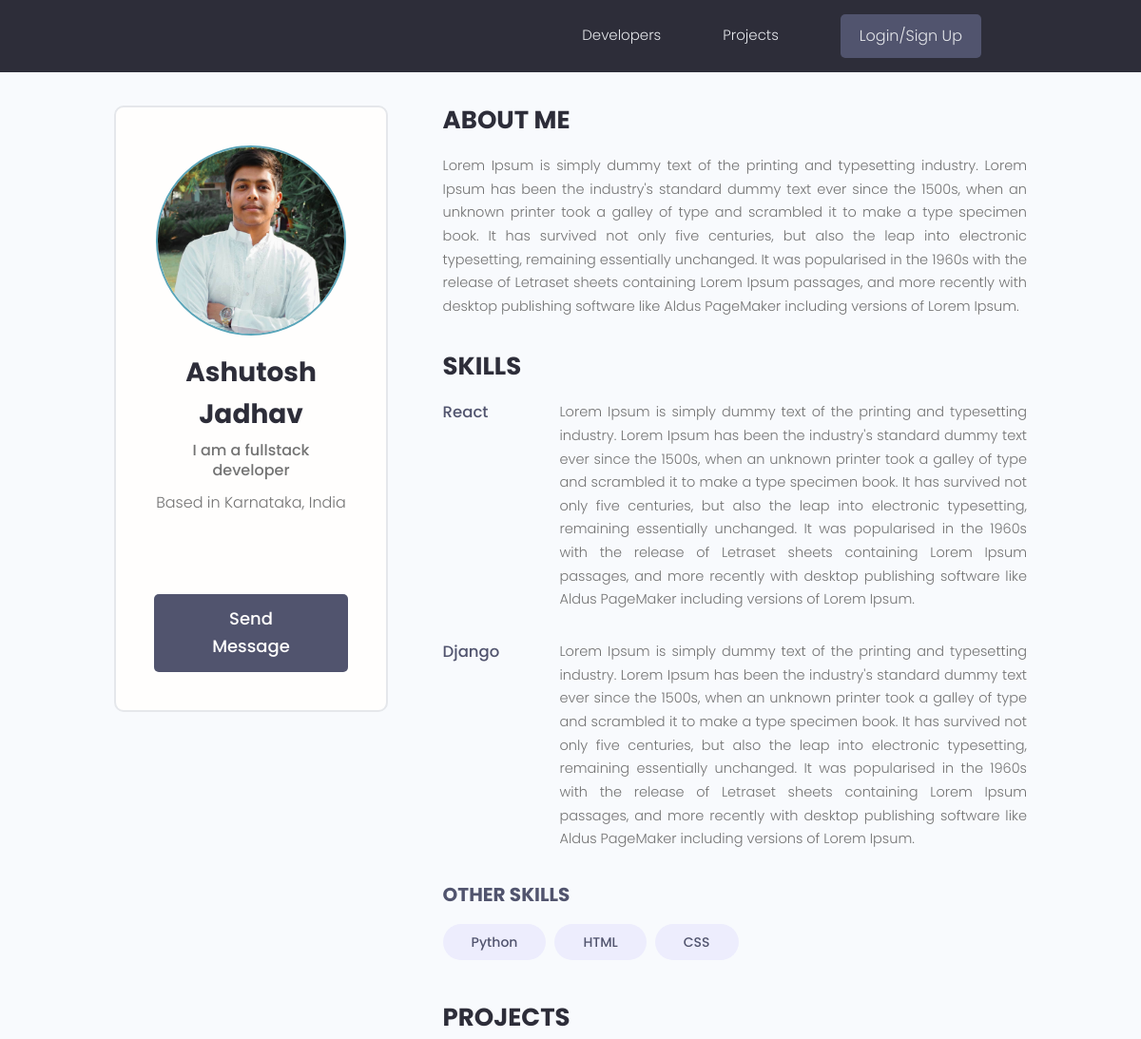
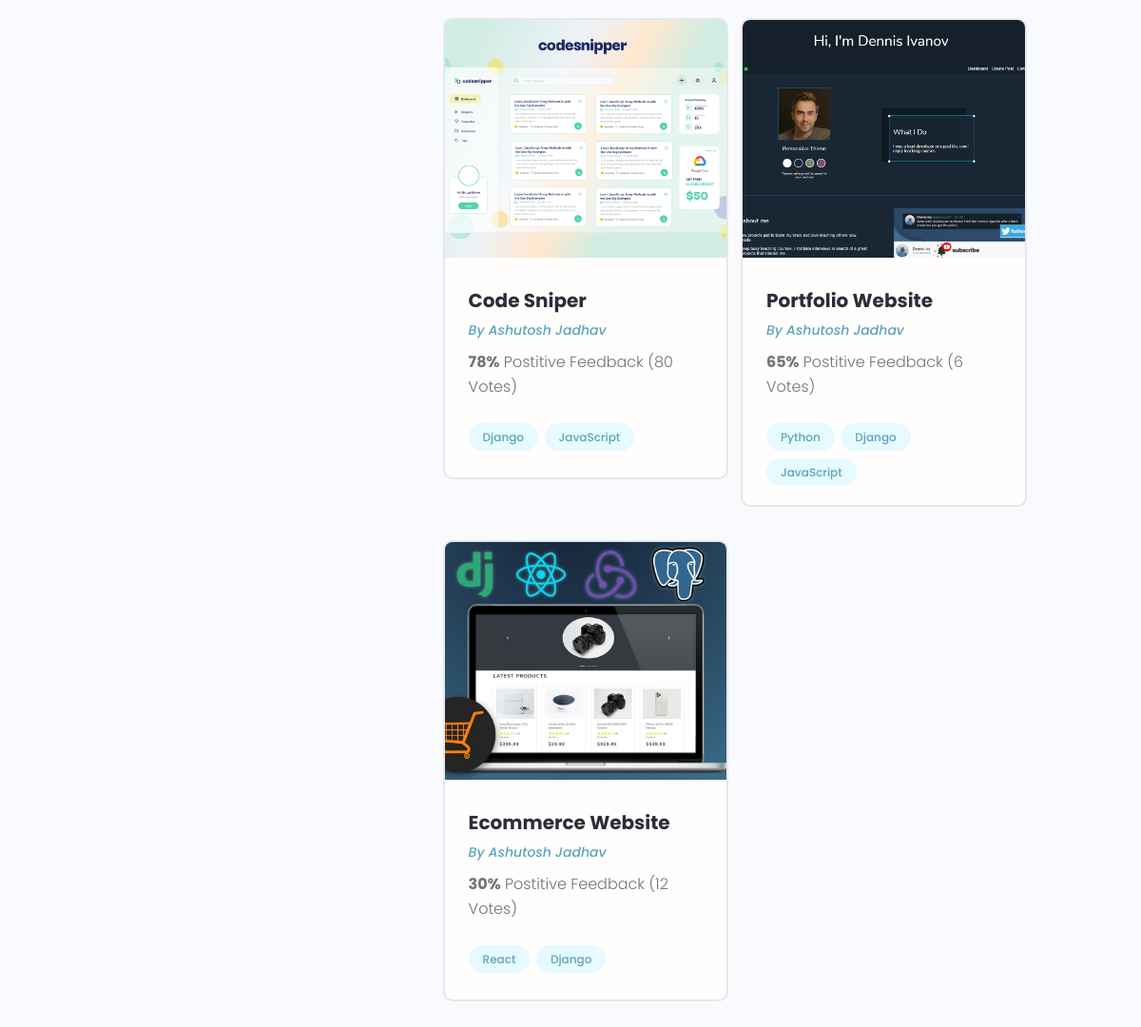
Screenshot of /profile/611f9e17-7352-40f4-abd1-d52e8c5a1a73/ with the database file from the repository (2 pictures, top to bottom).
### users/models.py (models this page shows, shortened)
class Profile(models.Model):
    user = models.OneToOneField(
        User, on_delete=models.CASCADE, null=True, blank=True)
    name = models.CharField(max_length=200, blank=True, null=True)
    email = models.EmailField(max_length=500, blank=True, null=True)
    username = models.CharField(max_length=200, blank=True, null=True)
    location = models.CharField(max_length=200, blank=True, null=True)
    short_intro = models.CharField(max_length=200, blank=True, null=True)
    bio = models.TextField(blank=True, null=True)
    profile_image = models.ImageField(
        null=True, blank=True, upload_to='profiles/', default="profiles/user-default.png")
    social_github = models.CharField(max_length=200, blank=True, null=True)
    social_twitter = models.CharField(max_length=200, blank=True, null=True)
    social_linkedin = models.CharField(max_length=200, blank=True, null=True)
    social_youtube = models.CharField(max_length=200, blank=True, null=True)
    social_website = models.CharField(max_length=200, blank=True, null=True)
    created = models.DateTimeField(auto_now_add=True)
    id = models.UUIDField(default=uuid.uuid4, unique=True,
                          primary_key=True, editable=False)
    class Meta:
        ordering = ['created']
    @property
    def imageURL(self):
        try:
            url = self.profile_image.url
        except:
            url = ''
        return url

class Skill(models.Model):
    owner = models.ForeignKey(
        Profile, on_delete=models.CASCADE, null=True, blank=True)
    name = models.CharField(max_length=200, blank=True, null=True)
    description = models.TextField(null=True, blank=True)
    created = models.DateTimeField(auto_now_add=True)
    id = models.UUIDField(default=uuid.uuid4, unique=True,
                          primary_key=True, editable=False)
    def __str__(self):
        return str(self.name)

### projects/models.py (models this page shows, shortened)
class Project(models.Model):
    owner = models.ForeignKey(
        Profile, null=True, blank=True, on_delete=models.CASCADE)
    title = models.CharField(max_length=200)
    description = models.TextField(null=True, blank=True)
    featured_image = models.ImageField(
        null=True, blank=True, default="default.jpg")
    demo_link = models.CharField(max_length=2000, null=True, blank=True)
    source_link = models.CharField(max_length=2000, null=True, blank=True)
    tags = models.ManyToManyField('Tag', blank=True)
    vote_total = models.IntegerField(default=0, null=True, blank=True)
    vote_ratio = models.IntegerField(default=0, null=True, blank=True)
    created = models.DateTimeField(auto_now_add=True)
    id = models.UUIDField(default=uuid.uuid4, unique=True,
                          primary_key=True, editable=False)
    class Meta:
        ordering = ['-vote_ratio', '-vote_total', 'title']
    @property
    def imageURL(self):
        try:
            url = self.featured_image.url
        except:
            url = ''
        return url

class Tag(models.Model):
    name = models.CharField(max_length=200)
    created = models.DateTimeField(auto_now_add=True)
    id = models.UUIDField(default=uuid.uuid4, unique=True,
                          primary_key=True, editable=False)
    def __str__(self):
        return self.name

### users/views.py (the view)
# urls.py: path('profile/<str:pk>/', views.userProfile, name="user-profile"),
def userProfile(request, pk):
    profile = Profile.objects.get(id=pk)
    topSkills = profile.skill_set.exclude(description__exact="")
    otherSkills = profile.skill_set.filter(description="")
    context = {'profile': profile, 'topSkills': topSkills,
               "otherSkills": otherSkills}
    return render(request, 'users/user-profile.html', context)

### users/templates/users/user-profile.html (shortened to what this page needs)
{% extends 'main.html' %}
{% block content %}
<main class="profile my-md">
    <div class="container">
        <div class="layout">
            <div class="column column--1of3">
                <div class="card text-center">
                    <div class="card__body dev">
                        <img class="avatar avatar--xl" src="{{ profile.imageURL }}" />
                        <h2 class="dev__name">{{profile.name}}</h2>
                        <p class="dev__title">{{profile.short_intro}}</p>
                        <p class="dev__location">Based in {{profile.location}}</p>
                        <ul class="dev__social">
                        </ul>
                        {% if request.user.profile.id != profile.id %}
                        <a href="{% url 'create-message' profile.id %}" class="btn btn--sub btn--lg">Send Message </a>
                        {% endif %}
                    </div>
                </div>
            </div>
            <div class="column column--2of3">
                <div class="devInfo">
                    <h3 class="devInfo__title">About Me</h3>
                    <p class="devInfo__about">{{profile.bio}}</p>
                </div>
                <div class="devInfo">
                    <h3 class="devInfo__title">Skills</h3>
                    <div class="devInfo__skills">
                        {% for skill in topSkills %}
                        <div class="devSkill">
                            <h4 class="devSkill__title">{{skill.name}}</h4>
                            <p class="devSkill__info">{{skill.description}}</p>
                        </div>
                        {% endfor %}
                        <h3 class="devInfo__subtitle">Other Skills</h3>
                        <div class="devInfo__otherSkills">
                            {% for skill in otherSkills %}
                            <span class="tag tag--pill tag--sub tag--lg">
                                <small>{{skill}}</small>
                            </span>
                            {% endfor %}
                        </div>
                    </div>
                </div>
                <div class="devInfo">
                    <h3 class="devInfo__title">Projects</h3>
                    <div class="grid grid--two">
                        {% for project in profile.project_set.all %}
                        <div class="column">
                            <div class="card project">
                                <a href="{% url 'project' project.id %}" class="project">
                                    <img class="project__thumbnail" src="{{project.imageURL}}"
                                        alt="project thumbnail" />
                                    <div class="card__body">
                                        <h3 class="project__title">{{project.title}}</h3>
                                        <p><a class="project__author"
                                                href="{% url 'user-profile' project.owner.id %}">By
                                                {{project.owner.name}}</a>
                                        </p>
                                        <p class="project--rating">
                                            <span style="font-weight: bold;">{{project.vote_ratio}}%</span> Postitive
                                            Feedback ({{project.vote_total}} Vote{{project.vote_total|pluralize:"s"}})
                                        </p>
                                        <div class="project__tags">
                                            {% for tag in project.tags.all %}
                                            <span class="tag tag--pill tag--main">
                                                <small>{{tag}}</small>
                                            </span>
                                            {% endfor %}
                                        </div>
                                    </div>
                                </a>
                            </div>
                        </div>
                        {% endfor %}
                    </div>
                </div>
            </div>
        </div>
    </div>
</main>
{% endblock content %}

### static/styles/app.css (style rules this page uses)
:root { --color-sub: #2d2d39; }
.btn--sub { background-color: var(--color-sub-light); }
.card { border: 2px solid var(--color-light); }
img { width: 100%; }
.profile .card > .dev { padding: 4rem; }
.dev__name { color: var(--color-sub); font-size: 2.8rem; font-weight: 700; margin-top: 1rem; margin-bottom: 0.5rem; }
.dev__title { font-size: 1.6rem; font-weight: 500; line-height: 1.3; }
.dev__location { margin-top: 1rem; }
.dev__social { margin: 3rem 0; list-style: none; display: flex; justify-content: center; gap: 1.5rem; }
.devInfo { margin-bottom: 3rem; }
.devInfo__title, .devInfo__subtitle { font-size: 2.6rem; color: var(--color-sub); text-transform: uppercase; font-weight: 700; margin-bottom: 1.5rem; }
.devInfo__subtitle { font-size: 2rem; color: var(--color-sub-light); }
.devInfo__about, .devSkill__info { font-size: 1.45rem; line-height: 1.7; text-align: justify; }
.devSkill { margin-bottom: 3rem; }
.devSkill__title { font-size: 1.65rem; font-weight: 500; color: var(--color-sub-light); }
@media screen and (min-width: 700px) { .devSkill { display: flex; justify-content: space-between; gap: 3rem; } }
@media screen and (min-width: 700px) { .devSkill__info { flex-basis: 80%; } }
.project__author { font-size: 1.4rem; font-style: italic; }
.project--rating { margin-bottom: 1.6em; margin-top: .5em; }
.project__thumbnail { height: 25rem; object-fit: cover; object-position: top center; }
.project__title { font-size: 2rem; font-weight: 700; color: var(--color-sub); }

### static/uikit/styles/modules/_variables.css (style rules this page uses)
:root { --color-main: #5aa5b9; --color-main-light: #e6faff; --color-sub: #3f4156; --color-sub-light: #51546e; --color-sub-lighter: #ededfd; --color-text: #737373; --color-gray: #8b8b8b; --color-light: #e5e7eb; --color-light-gray: #767676; --color-bg: #f8fafd; --color-white: #fffefd; --color-white-light: #f3f3f3; --color-success: #359e64; --color-success-bg: #def8e8; --color-error: #fc4b0b; --color-error-bg: #fff2ee; --font-base: 'Poppins', arial, helvetica, 'Segoe UI', roboto, ubuntu, sans-serif; --font-monospace: 'Fira Code', 'Courier New', courier, monospace; --font-regular: 300; --font-medium: 500; --font-bold: 700; --generic-shadow: 1px 1px 5px #00000010; --generic-transition: all 0.3s ease-in-out; }

### static/uikit/styles/modules/_base.css (style rules this page uses)
* { margin: 0; padding: 0; box-sizing: border-box; text-rendering: optimizeLegibility; color: inherit; font-size: inherit; }
html { font-size: 50%; }
@media only screen and (min-width: 480px) { html { font-size: 56.25%; } }
@media only screen and (min-width: 1200px) { html { font-size: 62.5%; } }
body { line-height: 1.6; font-weight: 400; font-size: 1.5rem; color: var(--color-text); background-color: var(--color-bg); min-height: 100vh; }

### static/uikit/styles/modules/_typography.css (style rules this page uses)
* { font-family: var(--font-base); }
h2 { font-size: 3.6rem; font-weight: var(--font-bold); }
h3 { font-size: 3.2rem; font-weight: var(--font-medium); }
h4 { font-size: 2.8rem; font-weight: var(--font-medium); }
p, span, strong { font-size: 1.6rem; color: var(--color-text); font-weight: var(--font-regular); }
a { padding-bottom: 2px; text-decoration: none; display: inline-block; color: var(--color-main); font-weight: var(--font-medium); }

### static/uikit/styles/modules/_utilities.css (style rules this page uses)
.container { width: 92%; max-width: 165rem; margin: 0 auto; box-sizing: border-box; }
@media screen and (min-width: 1000px) { .container { width: 90%; } }
@media screen and (min-width: 1200px) { .container { width: 80%; } }
.text-center { text-align: center; }
.my-md { margin: 3rem auto; }

### static/uikit/styles/modules/_avatar.css (style rules this page uses)
.avatar { border-radius: 50%; border: 2px solid var(--color-main); object-fit: cover; }
.avatar--xl { height: 20rem; width: 20rem; }

### static/uikit/styles/modules/_button.css (style rules this page uses)
.btn { display: inline-block; position: relative; cursor: pointer; background-color: var(--color-light); font-weight: var(--font-medium); color: var(--color-sub); text-decoration: none; padding: 1rem 2rem; border-radius: 0.5rem; border: none; width: -webkit-fit-content; width: -moz-fit-content; width: fit-content; height: -webkit-fit-content; height: -moz-fit-content; height: fit-content; font-size: 1.6rem; outline-width: 0; outline-color: transparent; -webkit-backface-visibility: hidden; backface-visibility: hidden; transition: all 0.3s ease-in-out; }
.btn--sub { background-color: var(--color-sub); color: var(--color-white); }
.btn--lg { font-size: 1.8rem; padding: 1.2rem 4.5rem; }

### static/uikit/styles/modules/_card.css (style rules this page uses)
.card { border-radius: 1rem; background-color: var(--color-white); border: 1.5px solid var(--color-light); width: auto; height: auto; margin-top: 0.5rem; margin-bottom: 0.5rem; overflow: hidden; }
.card__body, .card__header { padding: 2rem 2.5rem; }

### rows the page displays
Profile: imageURL (picture), name "Ashutosh Jadhav", short_intro "I am a fullstack developer", location "Karnataka, India", bio "Lorem Ipsum is simply dummy text of the printing and typesetting industry. Lorem Ipsum has been the industry's standard dummy text ever since the 1500s, when an unknown printer took a galley of type and scrambled it to make a type specimen book. It has survived not only five centuries, but also the leap into electronic typesetting, remaining essentially unchanged. It was popularised in the 1960s with the release of Letraset sheets containing Lorem Ipsum passages, and more recently with desktop publishing software like Aldus PageMaker including versions of Lorem Ipsum."
Skill: name "React", description "Lorem Ipsum is simply dummy text of the printing and typesetting industry. Lorem Ipsum has been the industry's standard dummy text ever since the 1500s, when an unknown printer took a galley of type and scrambled it to make a type specimen book. It has survived not only five centuries, but also the leap into electronic typesetting, remaining essentially unchanged. It was popularised in the 1960s with the release of Letraset sheets containing Lorem Ipsum passages, and more recently with desktop publishing software like Aldus PageMaker including versions of Lorem Ipsum."
Skill: name "Django", description "Lorem Ipsum is simply dummy text of the printing and typesetting industry. Lorem Ipsum has been the industry's standard dummy text ever since the 1500s, when an unknown printer took a galley of type and scrambled it to make a type specimen book. It has survived not only five centuries, but also the leap into electronic typesetting, remaining essentially unchanged. It was popularised in the 1960s with the release of Letraset sheets containing Lorem Ipsum passages, and more recently with desktop publishing software like Aldus PageMaker including versions of Lorem Ipsum."
Skill: name "Python"
Skill: name "HTML"
Skill: name "CSS"
Project: imageURL (picture), title "Code Sniper", owner.name "Ashutosh Jadhav", vote_ratio "78", vote_total "80"
Tag: name "Django"
Tag: name "JavaScript"
Project: imageURL (picture), title "Portfolio Website", owner.name "Ashutosh Jadhav", vote_ratio "65", vote_total "6"
Tag: name "Python"
Project: imageURL (picture), title "Ecommerce Website", owner.name "Ashutosh Jadhav", vote_ratio "30", vote_total "12"
Tag: name "React"
